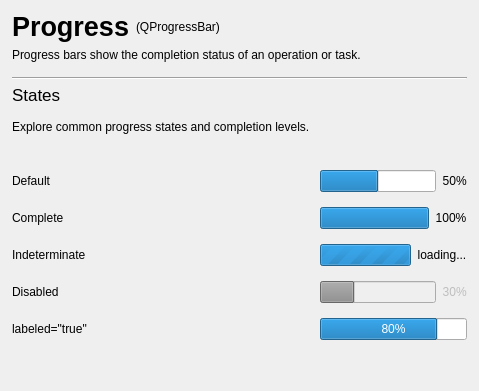
        <widget class="QWidget" name="progress_page">
         <layout class="QVBoxLayout" name="verticalLayout_42">
          <property name="leftMargin">
           <number>12</number>
          </property>
          <property name="rightMargin">
           <number>12</number>
          </property>
          <item>
           <layout class="QVBoxLayout" name="verticalLayout_41">
            <property name="bottomMargin">
             <number>9</number>
            </property>
            <item>
             <layout class="QHBoxLayout" name="horizontalLayout_38">
              <item>
               <widget class="QLabel" name="label_137">
                <property name="sizePolicy">
                 <sizepolicy hsizetype="Fixed" vsizetype="Preferred">
                  <horstretch>0</horstretch>
                  <verstretch>0</verstretch>
                 </sizepolicy>
                </property>
                <property name="styleSheet">
                 <string notr="true">font-size: 20pt;
font-weight: 600;</string>
                </property>
                <property name="text">
                 <string>Progress</string>
                </property>
               </widget>
              </item>
              <item>
               <widget class="QLabel" name="label_138">
                <property name="text">
                 <string>(QProgressBar)</string>
                </property>
               </widget>
              </item>
             </layout>
            </item>
            <item>
             <widget class="QLabel" name="label_139">
              <property name="text">
               <string>Progress bars show the completion status of an operation or task.</string>
              </property>
              <property name="wordWrap">
               <bool>true</bool>
              </property>
              <property name="class" stdset="0">
               <string>muted</string>
              </property>
             </widget>
            </item>
           </layout>
          </item>
          <item>
           <widget class="Line" name="line_13">
            <property name="minimumSize">
             <size>
              <width>0</width>
              <height>2</height>
             </size>
            </property>
            <property name="maximumSize">
             <size>
              <width>16777215</width>
              <height>2</height>
             </size>
            </property>
            <property name="orientation">
             <enum>Qt::Orientation::Horizontal</enum>
            </property>
           </widget>
          </item>
          <item>
           <layout class="QGridLayout" name="gridLayout_16">
            <property name="horizontalSpacing">
             <number>10</number>
            </property>
            <property name="verticalSpacing">
             <number>15</number>
            </property>
            <item row="6" column="0">
             <widget class="QLabel" name="label_142">
              <property name="text">
               <string>Disabled</string>
              </property>
             </widget>
            </item>
            <item row="3" column="1">
             <layout class="QHBoxLayout" name="horizontalLayout_39">
              <item>
               <widget class="QProgressBar" name="progressBar">
                <property name="value">
                 <number>50</number>
                </property>
                <property name="textVisible">
                 <bool>false</bool>
                </property>
               </widget>
              </item>
              <item>
               <widget class="QLabel" name="label_143">
                <property name="text">
                 <string>  50%</string>
                </property>
               </widget>
              </item>
             </layout>
            </item>
            <item row="2" column="0">
             <spacer name="verticalSpacer_53">
              <property name="orientation">
               <enum>Qt::Orientation::Vertical</enum>
              </property>
              <property name="sizeType">
               <enum>QSizePolicy::Policy::Minimum</enum>
              </property>
              <property name="sizeHint" stdset="0">
               <size>
                <width>20</width>
                <height>21</height>
               </size>
              </property>
             </spacer>
            </item>
            <item row="0" column="0">
             <widget class="QLabel" name="label_134">
              <property name="styleSheet">
               <string notr="true">font-size: 13pt;</string>
              </property>
              <property name="text">
               <string>States</string>
              </property>
             </widget>
            </item>
            <item row="4" column="1">
             <layout class="QHBoxLayout" name="horizontalLayout_40">
              <item>
               <widget class="QProgressBar" name="progressBar_2">
                <property name="value">
                 <number>100</number>
                </property>
                <property name="textVisible">
                 <bool>false</bool>
                </property>
               </widget>
              </item>
              <item>
               <widget class="QLabel" name="label_144">
                <property name="text">
                 <string>  100%</string>
                </property>
               </widget>
              </item>
             </layout>
            </item>
            <item row="6" column="1">
             <layout class="QHBoxLayout" name="horizontalLayout_42">
              <item>
               <widget class="QProgressBar" name="progressBar_4">
                <property name="enabled">
                 <bool>false</bool>
                </property>
                <property name="value">
                 <number>30</number>
                </property>
                <property name="textVisible">
                 <bool>false</bool>
                </property>
               </widget>
              </item>
              <item>
               <widget class="QLabel" name="label_146">
                <property name="enabled">
                 <bool>false</bool>
                </property>
                <property name="text">
                 <string>  30%</string>
                </property>
               </widget>
              </item>
             </layout>
            </item>
            <item row="7" column="1">
             <widget class="QProgressBar" name="progressBar_5">
              <property name="value">
               <number>80</number>
              </property>
              <property name="alignment">
               <set>Qt::AlignmentFlag::AlignCenter</set>
              </property>
              <property name="textVisible">
               <bool>true</bool>
              </property>
              <property name="orientation">
               <enum>Qt::Orientation::Horizontal</enum>
              </property>
              <property name="textDirection">
               <enum>QProgressBar::Direction::TopToBottom</enum>
              </property>
              <property name="labeled" stdset="0">
               <string>true</string>
              </property>
             </widget>
            </item>
            <item row="7" column="0">
             <widget class="QLabel" name="label_149">
              <property name="text">
               <string>labeled=&quot;true&quot;</string>
              </property>
             </widget>
            </item>
            <item row="5" column="0">
             <widget class="QLabel" name="label_141">
              <property name="text">
               <string>Indeterminate</string>
              </property>
             </widget>
            </item>
            <item row="4" column="0">
             <widget class="QLabel" name="label_140">
              <property name="text">
               <string>Complete</string>
              </property>
             </widget>
            </item>
            <item row="5" column="1">
             <layout class="QHBoxLayout" name="horizontalLayout_41">
              <item>
               <widget class="QProgressBar" name="progressBar_3">
                <property name="maximum">
                 <number>0</number>
                </property>
                <property name="value">
                 <number>0</number>
                </property>
                <property name="textVisible">
                 <bool>false</bool>
                </property>
               </widget>
              </item>
              <item>
               <widget class="QLabel" name="label_148">
                <property name="text">
                 <string>  loading...</string>
                </property>
               </widget>
              </item>
             </layout>
            </item>
            <item row="3" column="0">
             <widget class="QLabel" name="label_135">
              <property name="text">
               <string>Default</string>
              </property>
             </widget>
            </item>
            <item row="1" column="0">
             <widget class="QLabel" name="label_136">
              <property name="text">
               <string>Explore common progress states and completion levels.</string>
              </property>
              <property name="class" stdset="0">
               <string>muted</string>
              </property>
             </widget>
            </item>
           </layout>
          </item>
          <item>
           <spacer name="verticalSpacer_52">
            <property name="orientation">
             <enum>Qt::Orientation::Vertical</enum>
            </property>
            <property name="sizeHint" stdset="0">
             <size>
              <width>20</width>
              <height>40</height>
             </size>
            </property>
           </spacer>
          </item>
         </layout>
        </widget>
